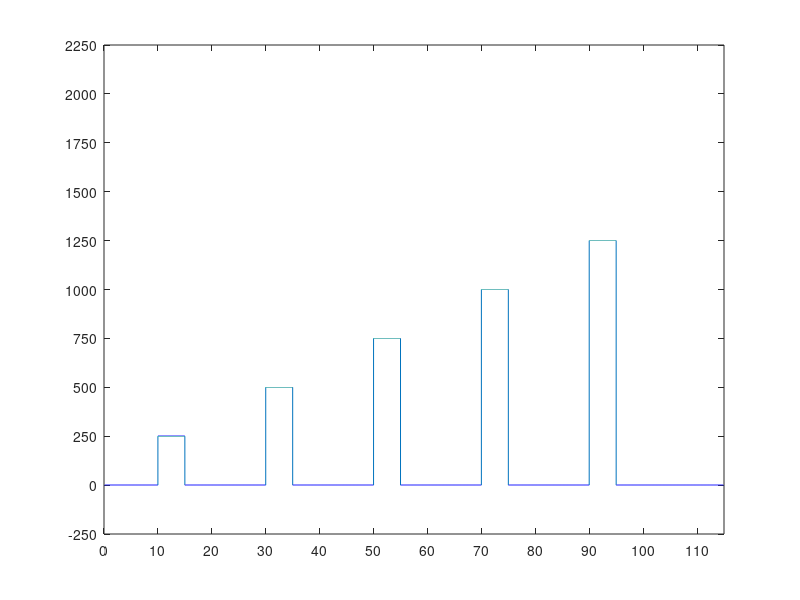

This chart was generated by the following MATLAB code: (Note: this script raises an error after producing the figure.)
clc
clear all

%Initial Notes...
%   ~12 min to heat up 

%% Desired Values (INPUT HERE)

inputRPM = 1500;    %Speed of 
torqueInc = 250;    %Amount to increment torque each loop
flowRPM = 1750;     %flow rate rpm (50% - 11 L/min and 1750 rpm)
maxTorque = 1250;

% Time variables:
%equil = 55; % equilibrium point for valve openeing [%]
heatTime = 10; %time to heat-up [min]
coolDownTime = 5; % time to cooldown [min]
sampleRate = .1; % desired rate for sending reference [sec]
startTime = 10; % when to start the square wave[min]
period = 20; % period of increment [min]

loadTime = 5;
equilTime = 15;
period = loadTime + equilTime;

%% Conversions (min --> sec)

heatTime = heatTime*60/sampleRate; %sec
startTime = startTime*60/sampleRate;
coolDownTime = coolDownTime*60/sampleRate;

loadTime = loadTime*60/sampleRate;
equilTime = equilTime*60/sampleRate;
period = period*60/sampleRate;

%% Setting up sim time

counterMax = maxTorque/torqueInc;

totalTime = (startTime+coolDownTime+(period*counterMax))*sampleRate; %[sec]

time = 0:sampleRate:totalTime;

%% Generating reference 

for i=1:size(time,2)
    if i <= heatTime
        torque(i) = 0;
    elseif i >= (startTime + counterMax*period + 1)
        torque(i) = 0;
    else
        torque(i) = 0;
    end
end

for n = 0:counterMax-1
    for i = (startTime + period*n):(startTime + (period*(n+1))+1)
        if i < (startTime + period*(n+1) - equilTime)
            torque(i) = torqueInc*(n+1);
        else
            torque(i) = 0;
        end
    end
end

figure(1)
clf 
plot(time./60, torque, 'DisplayName', 'Torque Load [Nm]')
%plot(time, inputRPM )
yticks([-250:250:2250]);
ylim([-250 2250]);
xticks([0:10:totalTime/60])
xlim([0 totalTime/60]);
%xlim([0 totalTime])
yline(inputRPM , '--r', 'DisplayName', 'Gearbox RPM')
yline(flowRPM , '--m', 'DisplayName', 'Oil Pump RPM (~11 L/min)')
title('Controller Test - Torque Disturbance')
xlabel('Time [min]')
ylabel('Torque and RPM')
legend()
%m = [time; torque]';
%writematrix(m, 'systemID_ReferenceInput.csv');
